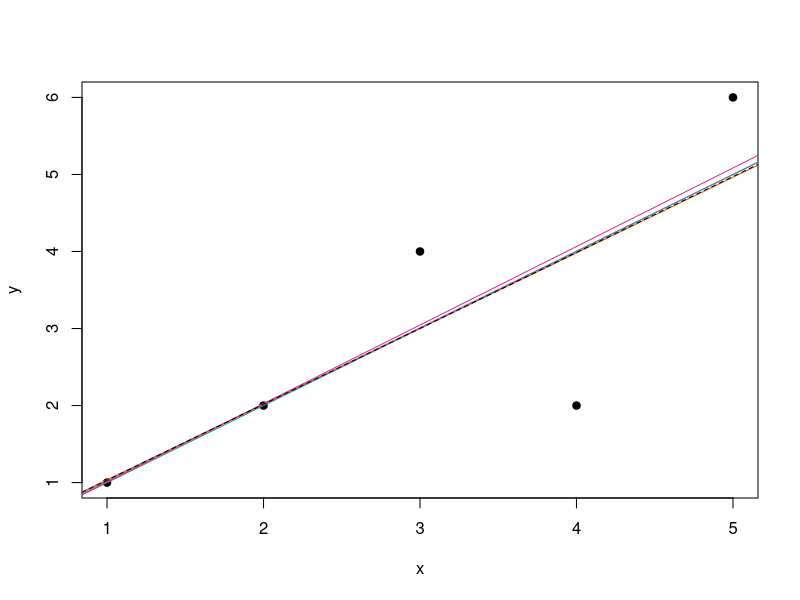
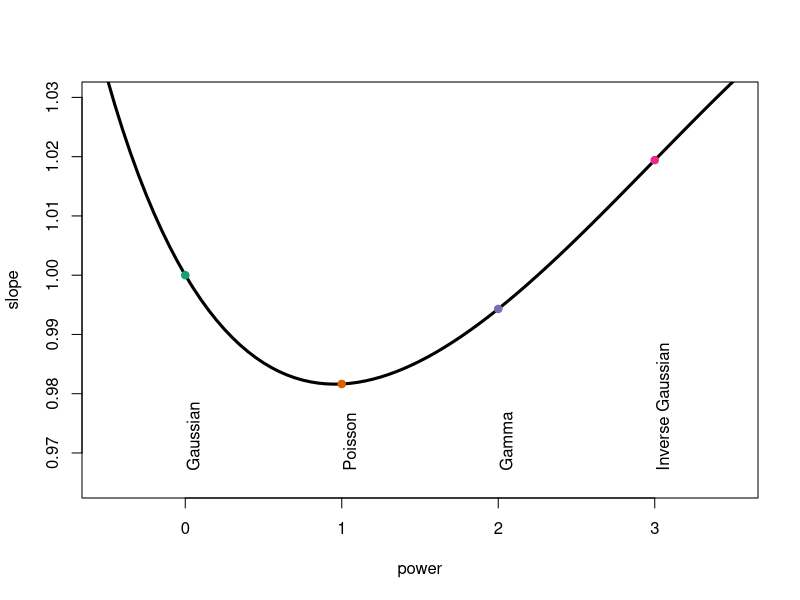
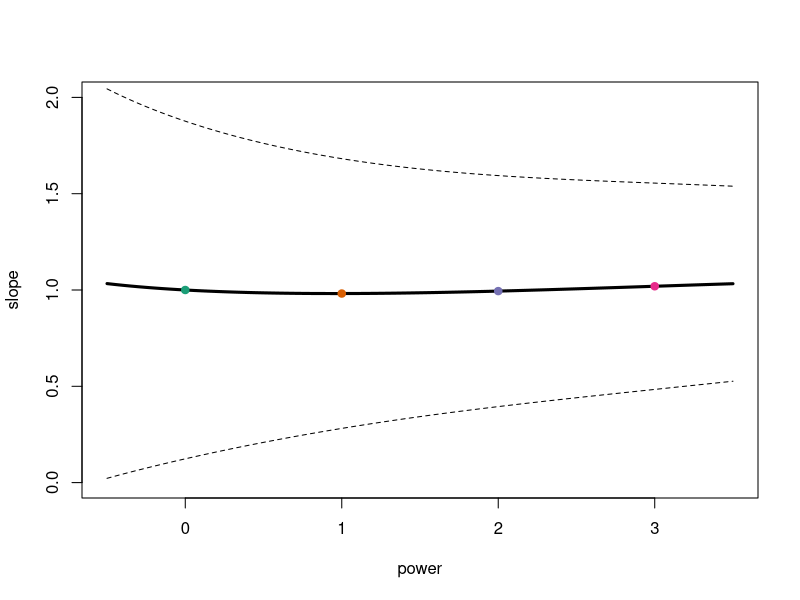
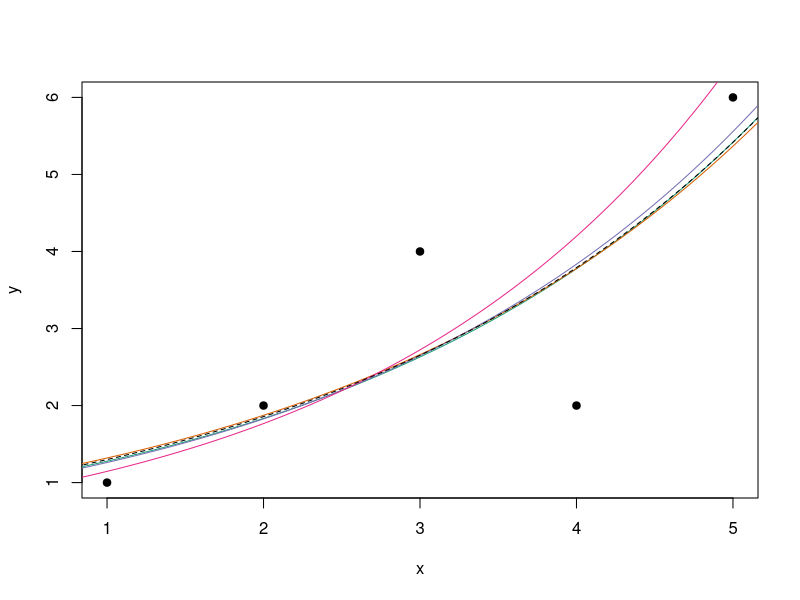
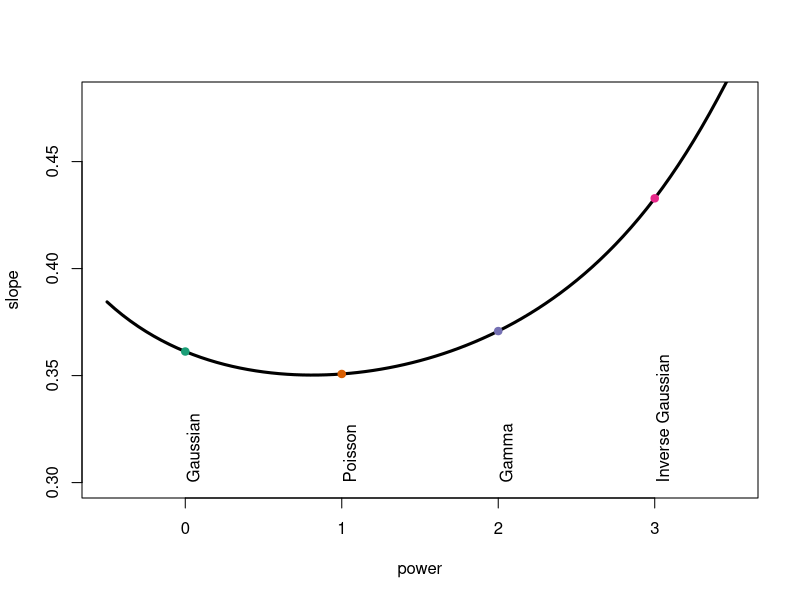
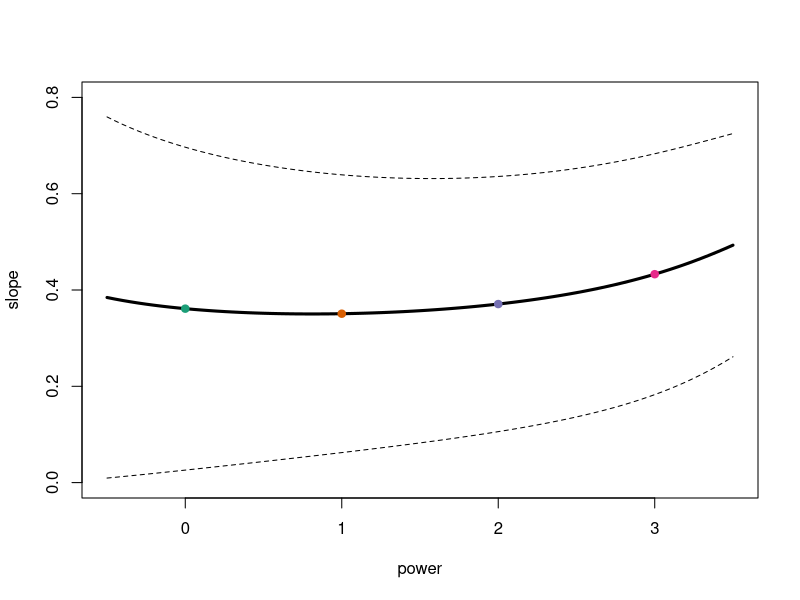
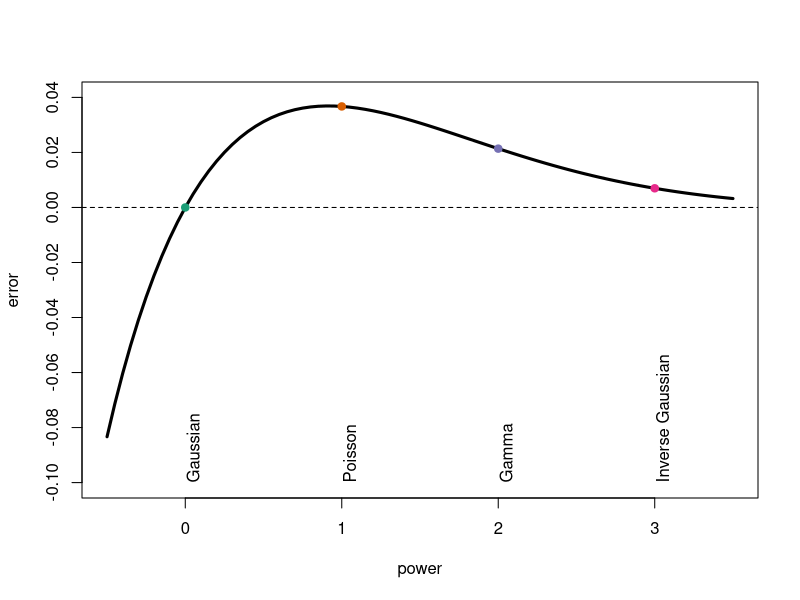
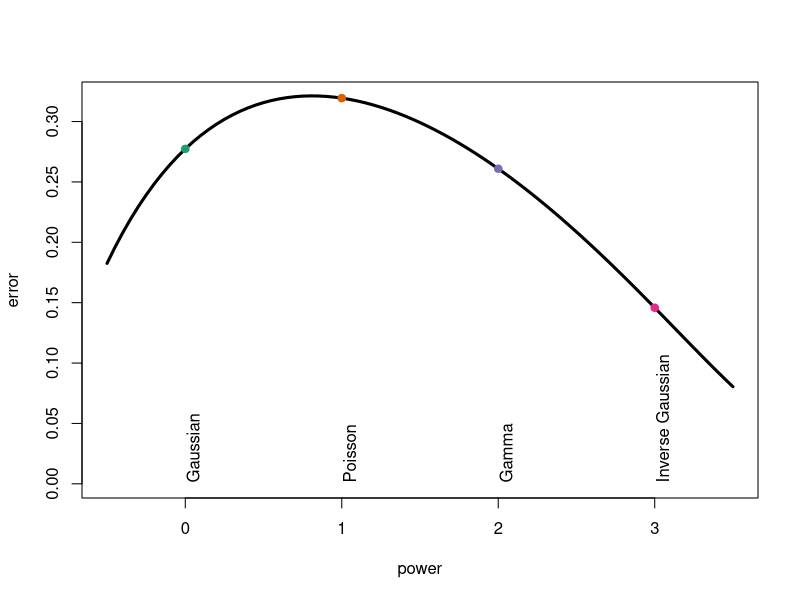

Reproduce these figures in R, in order.
## ---- chunk 1
knitr::opts_chunk$set(echo = TRUE)
## ---- chunk 2
x <- c(1,2,3,4,5)
y <- c(1,2,4,2,6)
base <- data.frame(x,y)
regN <- lm(y~x,data=base)
regNId <- glm(y~x,family=gaussian(link="identity"),data=base)
regNlog <- glm(y~x,family=gaussian(link="log"),data=base)
regPId <- glm(y~x,family=poisson(link="identity"),data=base)
regPlog <- glm(y~x,family=poisson(link="log"),data=base)
regGId <- glm(y~x,family=Gamma(link="identity"),data=base)
regGlog <- glm(y~x,family=Gamma(link="log"),data=base)
regIGId <- glm(y~x,family=inverse.gaussian(link="identity"),data=base)
regIGlog <- glm(y~x,family=inverse.gaussian(link="log"),data=base)
library(statmod)
regTwId <- glm(y~x,family=tweedie(var.power=1.5,link.power=1),data=base)
regTwlog <- glm(y~x,family=tweedie(var.power=1.5,link.power=0),data=base)
## ---- chunk 3
summary(regN)
summary(regNId)
cbind(coefficients(regNId),coefficients(regPId),coefficients(regGId),coefficients(regIGId),coefficients(regTwId))

library(RColorBrewer)
darkcols = brewer.pal(8, "Dark2")
plot(x,y,pch=19)
abline(regNId,col=darkcols[1])
abline(regPId,col=darkcols[2])
abline(regGId,col=darkcols[3])
abline(regIGId,col=darkcols[4])
abline(regTwId,lty=2)

pente=function(gamma) summary(glm(y~x,family=tweedie(var.power=gamma,link.power=1),data=base))$coefficients[2,1:2]
Vgamma = seq(-.5,3.5,by=.05)
Vpente = Vectorize(pente)(Vgamma)
plot(Vgamma,Vpente[1,],type="l",lwd=3,ylim=c(.965,1.03),xlab="power",ylab="slope")
text(0,.967,"Gaussian",srt=90,pos=4)
text(1,.967,"Poisson",srt=90,pos=4)
text(2,.967,"Gamma",srt=90,pos=4)
text(3,.967,"Inverse Gaussian",srt=90,pos=4)
for(i in 0:3) points(i,pente(i)[1],pch=19,col=darkcols[i+1])
plot(Vgamma,Vpente[1,],ylim=c(0,2),type="l",lwd=3,xlab="power",ylab="slope")
lines(Vgamma,Vpente[1,]+1.96*Vpente[2,],lty=2)
lines(Vgamma,Vpente[1,]-1.96*Vpente[2,],lty=2)
for(i in 0:3) points(i,pente(i)[1],pch=19,col=darkcols[i+1])
## ---- chunk 4
plot(x,y,pch=19)
u=seq(.8,5.2,by=.01)
lines(u,predict(regNlog,newdata=data.frame(x=u),type="response"),col=darkcols[1])
lines(u,predict(regPlog,newdata=data.frame(x=u),type="response"),col=darkcols[2])
lines(u,predict(regGlog,newdata=data.frame(x=u),type="response"),col=darkcols[3])
lines(u,predict(regIGlog,newdata=data.frame(x=u),type="response"),col=darkcols[4])
lines(u,predict(regTwlog,newdata=data.frame(x=u),type="response"),lty=2)
pente=function(gamma) summary(glm(y~x,family=tweedie(var.power=gamma,link.power=1),data=base))$coefficients[2,1:2]
pente=function(gamma) summary(glm(y~x,family=tweedie(var.power=gamma,link.power=1),data=base))$coefficients[2,1:2]

pente=function(gamma) summary(glm(y~x,family=tweedie(var.power=gamma,link.power=0),data=base))$coefficients[2,1:2]
Vpente = Vectorize(pente)(Vgamma)
plot(Vgamma,Vpente[1,],type="l",lwd=3,ylim=c(.3,.48),xlab="power",ylab="slope")
text(0,.3,"Gaussian",srt=90,pos=4)
text(1,.3,"Poisson",srt=90,pos=4)
text(2,.3,"Gamma",srt=90,pos=4)
text(3,.3,"Inverse Gaussian",srt=90,pos=4)
for(i in 0:3) points(i,pente(i)[1],pch=19,col=darkcols[i+1])
plot(Vgamma,Vpente[1,],ylim=c(0,.8),type="l",lwd=3,xlab="power",ylab="slope")
lines(Vgamma,Vpente[1,]+1.96*Vpente[2,],lty=2)
lines(Vgamma,Vpente[1,]-1.96*Vpente[2,],lty=2)
for(i in 0:3) points(i,pente(i)[1],pch=19,col=darkcols[i+1])
## ---- chunk 5
erreur=function(gamma) predict(glm(y~x,family=tweedie(var.power=gamma,link.power=1),data=base),newdata=data.frame(x=1),type="response")-y[x==1] 
Verreur = Vectorize(erreur)(Vgamma)
plot(Vgamma,Verreur,type="l",lwd=3,ylim=c(-.1,.04),xlab="power",ylab="error")
abline(h=0,lty=2)
text(0,-.1,"Gaussian",srt=90,pos=4)
text(1,-.1,"Poisson",srt=90,pos=4)
text(2,-.1,"Gamma",srt=90,pos=4)
text(3,-.1,"Inverse Gaussian",srt=90,pos=4)
for(i in 0:3) points(i,erreur(i)[1],pch=19,col=darkcols[i+1])

erreur=function(gamma) predict(glm(y~x,family=tweedie(var.power=gamma,link.power=0),data=base),newdata=data.frame(x=1),type="response")-y[x==1] 
Verreur = Vectorize(erreur)(Vgamma)
plot(Vgamma,Verreur,type="l",lwd=3,ylim=c(.001,.32),xlab="power",ylab="error")
text(0,.001,"Gaussian",srt=90,pos=4)
text(1,.001,"Poisson",srt=90,pos=4)
text(2,.001,"Gamma",srt=90,pos=4)
text(3,.001,"Inverse Gaussian",srt=90,pos=4)
for(i in 0:3) points(i,erreur(i)[1],pch=19,col=darkcols[i+1])
